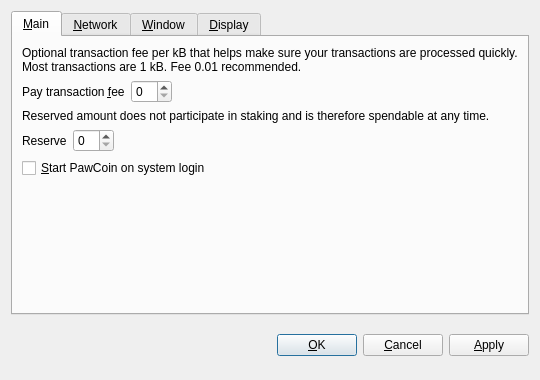
<?xml version="1.0" encoding="UTF-8"?>
<ui version="4.0">
 <class>OptionsDialog</class>
 <widget class="QDialog" name="OptionsDialog">
  <property name="geometry">
   <rect>
    <x>0</x>
    <y>0</y>
    <width>540</width>
    <height>380</height>
   </rect>
  </property>
  <property name="windowTitle">
   <string>Options</string>
  </property>
  <property name="modal">
   <bool>true</bool>
  </property>
  <layout class="QVBoxLayout" name="verticalLayout">
   <item>
    <widget class="QTabWidget" name="tabWidget">
     <property name="tabPosition">
      <enum>QTabWidget::North</enum>
     </property>
     <property name="currentIndex">
      <number>0</number>
     </property>
     <widget class="QWidget" name="tabMain">
      <attribute name="title">
       <string>&amp;Main</string>
      </attribute>
      <layout class="QVBoxLayout" name="verticalLayout_Main">
       <item>
        <widget class="QLabel" name="transactionFeeInfoLabel">
         <property name="text">
          <string>Optional transaction fee per kB that helps make sure your transactions are processed quickly. Most transactions are 1 kB. Fee 0.01 recommended.</string>
         </property>
         <property name="textFormat">
          <enum>Qt::PlainText</enum>
         </property>
         <property name="wordWrap">
          <bool>true</bool>
         </property>
        </widget>
       </item>
       <item>
        <layout class="QHBoxLayout" name="horizontalLayoutFee">
         <item>
          <widget class="QLabel" name="transactionFeeLabel">
           <property name="text">
            <string>Pay transaction &amp;fee</string>
           </property>
           <property name="textFormat">
            <enum>Qt::PlainText</enum>
           </property>
           <property name="buddy">
            <cstring>transactionFee</cstring>
           </property>
          </widget>
         </item>
         <item>
          <widget class="BitcoinAmountField" name="transactionFee"/>
         </item>
         <item>
          <spacer name="horizontalSpacerFee">
           <property name="orientation">
            <enum>Qt::Horizontal</enum>
           </property>
           <property name="sizeHint" stdset="0">
            <size>
             <width>40</width>
             <height>20</height>
            </size>
           </property>
          </spacer>
         </item>
        </layout>
       </item>
       <item>
        <widget class="QLabel" name="reserveBalanceInfoLabel">
         <property name="text">
          <string>Reserved amount does not participate in staking and is therefore spendable at any time.</string>
         </property>
         <property name="textFormat">
          <enum>Qt::PlainText</enum>
         </property>
         <property name="wordWrap">
          <bool>true</bool>
         </property>
        </widget>
       </item>
       <item>
        <layout class="QHBoxLayout" name="horizontalLayoutReserveBalance">
         <item>
          <widget class="QLabel" name="reserveBalanceLabel">
           <property name="text">
            <string>Reserve</string>
           </property>
           <property name="textFormat">
            <enum>Qt::PlainText</enum>
           </property>
           <property name="buddy">
            <cstring>reserveBalance</cstring>
           </property>
          </widget>
         </item>
         <item>
          <widget class="BitcoinAmountField" name="reserveBalance"/>
         </item>
         <item>
          <spacer name="horizontalSpacerReserveBalance">
           <property name="orientation">
            <enum>Qt::Horizontal</enum>
           </property>
           <property name="sizeHint" stdset="0">
            <size>
             <width>40</width>
             <height>20</height>
            </size>
           </property>
          </spacer>
         </item>
        </layout>
       </item>
       <item>
        <widget class="QCheckBox" name="bitcoinAtStartup">
         <property name="toolTip">
          <string>Automatically start PawCoin after logging in to the system.</string>
         </property>
         <property name="text">
          <string>&amp;Start PawCoin on system login</string>
         </property>
        </widget>
       </item>
       <item>
        <spacer name="verticalSpacer_Main">
         <property name="orientation">
          <enum>Qt::Vertical</enum>
         </property>
         <property name="sizeHint" stdset="0">
          <size>
           <width>20</width>
           <height>40</height>
          </size>
         </property>
        </spacer>
       </item>
      </layout>
     </widget>
     <widget class="QWidget" name="tabNetwork">
      <attribute name="title">
       <string>&amp;Network</string>
      </attribute>
      <layout class="QVBoxLayout" name="verticalLayout_Network">
       <item>
        <widget class="QCheckBox" name="mapPortUpnp">
         <property name="toolTip">
          <string>Automatically open the PawCoin client port on the router. This only works when your router supports UPnP and it is enabled.</string>
         </property>
         <property name="text">
          <string>Map port using &amp;UPnP</string>
         </property>
        </widget>
       </item>
       <item>
        <widget class="QCheckBox" name="connectSocks">
         <property name="toolTip">
          <string>Connect to the PawCoin network through a SOCKS proxy (e.g. when connecting through Tor).</string>
         </property>
         <property name="text">
          <string>&amp;Connect through SOCKS proxy:</string>
         </property>
        </widget>
       </item>
       <item>
        <layout class="QHBoxLayout" name="horizontalLayout_Network">
         <item>
          <widget class="QLabel" name="proxyIpLabel">
           <property name="text">
            <string>Proxy &amp;IP:</string>
           </property>
           <property name="textFormat">
            <enum>Qt::PlainText</enum>
           </property>
           <property name="buddy">
            <cstring>proxyIp</cstring>
           </property>
          </widget>
         </item>
         <item>
          <widget class="QValidatedLineEdit" name="proxyIp">
           <property name="maximumSize">
            <size>
             <width>140</width>
             <height>16777215</height>
            </size>
           </property>
           <property name="toolTip">
            <string>IP address of the proxy (e.g. 127.0.0.1)</string>
           </property>
          </widget>
         </item>
         <item>
          <widget class="QLabel" name="proxyPortLabel">
           <property name="text">
            <string>&amp;Port:</string>
           </property>
           <property name="textFormat">
            <enum>Qt::PlainText</enum>
           </property>
           <property name="buddy">
            <cstring>proxyPort</cstring>
           </property>
          </widget>
         </item>
         <item>
          <widget class="QLineEdit" name="proxyPort">
           <property name="maximumSize">
            <size>
             <width>55</width>
             <height>16777215</height>
            </size>
           </property>
           <property name="toolTip">
            <string>Port of the proxy (e.g. 9050)</string>
           </property>
          </widget>
         </item>
         <item>
          <widget class="QLabel" name="socksVersionLabel">
           <property name="text">
            <string>SOCKS &amp;Version:</string>
           </property>
           <property name="textFormat">
            <enum>Qt::PlainText</enum>
           </property>
           <property name="buddy">
            <cstring>socksVersion</cstring>
           </property>
          </widget>
         </item>
         <item>
          <widget class="QValueComboBox" name="socksVersion">
           <property name="toolTip">
            <string>SOCKS version of the proxy (e.g. 5)</string>
           </property>
          </widget>
         </item>
         <item>
          <spacer name="horizontalSpacer_Network">
           <property name="orientation">
            <enum>Qt::Horizontal</enum>
           </property>
           <property name="sizeHint" stdset="0">
            <size>
             <width>40</width>
             <height>20</height>
            </size>
           </property>
          </spacer>
         </item>
        </layout>
       </item>
       <item>
        <spacer name="verticalSpacer_Network">
         <property name="orientation">
          <enum>Qt::Vertical</enum>
         </property>
         <property name="sizeHint" stdset="0">
          <size>
           <width>20</width>
           <height>40</height>
          </size>
         </property>
        </spacer>
       </item>
      </layout>
     </widget>
     <widget class="QWidget" name="tabWindow">
      <attribute name="title">
       <string>&amp;Window</string>
      </attribute>
      <layout class="QVBoxLayout" name="verticalLayout_Window">
       <item>
        <widget class="QCheckBox" name="minimizeToTray">
         <property name="toolTip">
          <string>Show only a tray icon after minimizing the window.</string>
         </property>
         <property name="text">
          <string>&amp;Minimize to the tray instead of the taskbar</string>
         </property>
        </widget>
       </item>
       <item>
        <widget class="QCheckBox" name="minimizeOnClose">
         <property name="toolTip">
          <string>Minimize instead of exit the application when the window is closed. When this option is enabled, the application will be closed only after selecting Quit in the menu.</string>
         </property>
         <property name="text">
          <string>M&amp;inimize on close</string>
         </property>
        </widget>
       </item>
       <item>
        <spacer name="verticalSpacer_Window">
         <property name="orientation">
          <enum>Qt::Vertical</enum>
         </property>
         <property name="sizeHint" stdset="0">
          <size>
           <width>20</width>
           <height>40</height>
          </size>
         </property>
        </spacer>
       </item>
      </layout>
     </widget>
     <widget class="QWidget" name="tabDisplay">
      <attribute name="title">
       <string>&amp;Display</string>
      </attribute>
      <layout class="QVBoxLayout" name="verticalLayout_Display">
       <item>
        <layout class="QHBoxLayout" name="horizontalLayout_1_Display">
         <item>
          <widget class="QLabel" name="langLabel">
           <property name="text">
            <string>User Interface &amp;language:</string>
           </property>
           <property name="textFormat">
            <enum>Qt::PlainText</enum>
           </property>
           <property name="buddy">
            <cstring>lang</cstring>
           </property>
          </widget>
         </item>
         <item>
          <widget class="QValueComboBox" name="lang">
           <property name="toolTip">
            <string>The user interface language can be set here. This setting will take effect after restarting PawCoin.</string>
           </property>
          </widget>
         </item>
        </layout>
       </item>
       <item>
        <layout class="QHBoxLayout" name="horizontalLayout_2_Display">
         <item>
          <widget class="QLabel" name="unitLabel">
           <property name="text">
            <string>&amp;Unit to show amounts in:</string>
           </property>
           <property name="textFormat">
            <enum>Qt::PlainText</enum>
           </property>
           <property name="buddy">
            <cstring>unit</cstring>
           </property>
          </widget>
         </item>
         <item>
          <widget class="QValueComboBox" name="unit">
           <property name="toolTip">
            <string>Choose the default subdivision unit to show in the interface and when sending coins.</string>
           </property>
          </widget>
         </item>
        </layout>
       </item>
       <item>
        <widget class="QCheckBox" name="displayAddresses">
         <property name="toolTip">
          <string>Whether to show PawCoin addresses in the transaction list or not.</string>
         </property>
         <property name="text">
          <string>&amp;Display addresses in transaction list</string>
         </property>
        </widget>
       </item>
       <item>
        <widget class="QCheckBox" name="coinControlFeatures">
         <property name="toolTip">
          <string>Whether to show coin control features or not.</string>
         </property>
         <property name="text">
          <string>Display coin &amp;control features (experts only!)</string>
         </property>
        </widget>
       </item>
       <item>
        <spacer name="verticalSpacer_Display">
         <property name="orientation">
          <enum>Qt::Vertical</enum>
         </property>
         <property name="sizeHint" stdset="0">
          <size>
           <width>20</width>
           <height>40</height>
          </size>
         </property>
        </spacer>
       </item>
      </layout>
     </widget>
    </widget>
   </item>
   <item>
    <layout class="QHBoxLayout" name="horizontalLayout_Buttons">
     <item>
      <spacer name="horizontalSpacer_1">
       <property name="orientation">
        <enum>Qt::Horizontal</enum>
       </property>
       <property name="sizeHint" stdset="0">
        <size>
         <width>40</width>
         <height>48</height>
        </size>
       </property>
      </spacer>
     </item>
     <item>
      <widget class="QLabel" name="statusLabel">
       <property name="font">
        <font>
         <weight>75</weight>
         <bold>true</bold>
        </font>
       </property>
       <property name="text">
        <string/>
       </property>
       <property name="textFormat">
        <enum>Qt::PlainText</enum>
       </property>
       <property name="wordWrap">
        <bool>true</bool>
       </property>
      </widget>
     </item>
     <item>
      <spacer name="horizontalSpacer_2">
       <property name="orientation">
        <enum>Qt::Horizontal</enum>
       </property>
       <property name="sizeHint" stdset="0">
        <size>
         <width>40</width>
         <height>48</height>
        </size>
       </property>
      </spacer>
     </item>
     <item>
      <widget class="QPushButton" name="okButton">
       <property name="text">
        <string>&amp;OK</string>
       </property>
      </widget>
     </item>
     <item>
      <widget class="QPushButton" name="cancelButton">
       <property name="text">
        <string>&amp;Cancel</string>
       </property>
       <property name="autoDefault">
        <bool>false</bool>
       </property>
      </widget>
     </item>
     <item>
      <widget class="QPushButton" name="applyButton">
       <property name="text">
        <string>&amp;Apply</string>
       </property>
       <property name="autoDefault">
        <bool>false</bool>
       </property>
      </widget>
     </item>
    </layout>
   </item>
  </layout>
 </widget>
 <customwidgets>
  <customwidget>
   <class>BitcoinAmountField</class>
   <extends>QSpinBox</extends>
   <header>bitcoinamountfield.h</header>
  </customwidget>
  <customwidget>
   <class>QValueComboBox</class>
   <extends>QComboBox</extends>
   <header>qvaluecombobox.h</header>
  </customwidget>
  <customwidget>
   <class>QValidatedLineEdit</class>
   <extends>QLineEdit</extends>
   <header>qvalidatedlineedit.h</header>
  </customwidget>
 </customwidgets>
 <resources/>
 <connections/>
</ui>
